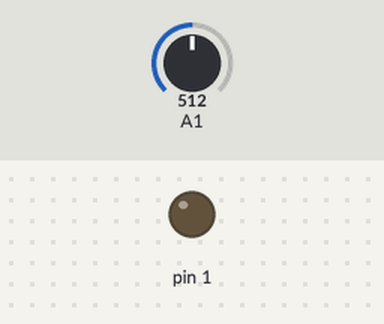
Recording of a sketch running on a simulated Arduino Uno, built with avr-gcc and run on an emulated ATmega328P. On the bench: output pins drawn as LEDs (lit = HIGH). The inputs (shaded band) are chosen by the test bench; at power-on: A1 = 512. Random numbers use the default seed unless the sketch sets one.

Above: at 0.24 s.
At 39.7 s:
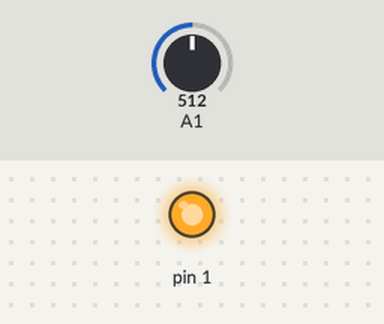
Timing chart, 0 to 40.0 s (numbered marks = the images above):
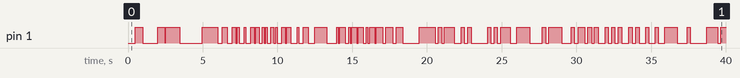

The sketch:

ATtinsal3_gameled2.ino
```cpp
float t=2.0;
float g=9.81;
float s=0.0;
long t2;
long n;
float e0=-13.6;
float e;
long A,B,r,n2;

long rand1;
long rand2;
long sum,product,divi,sub;
long V,I,R;
long C,H,O,Molwt;

long a,b;
float circ;
long rad;
float pi=3.141;

float spd=10.2;
float th=1.5;
float iq;
char c;
long select;

long rupee;
float Dol;
float Pound;
float Yuan;
long xd;
long ad;
void setup() {
  // put your setup code here, to run once:
pinMode(1, OUTPUT);
}

void loop() {
  // put your main code here, to run repeatedly:
  randomSeed(analogRead(A1));
int sel;
int bd=int(random(20));

  int cd=int(random(10));
  for(int j=0;j<cd;j++){
  ad= random(10000);
  xd=random(ad/1.5);

  for(int i1=0;i1<bd;i1++){
  sel=int(random(2));
    if(sel==0) {
  digitalWrite(1, HIGH); }
  else if(sel==1){ digitalWrite(1,LOW);  }

  for(long i2=0;i2<(xd)/100;i2++){


  //Maths
    rand1=random(500);
  rand2=random(500);
  product=rand1*rand2;
  sum=rand1+rand2;
  divi=rand1/rand2;
  sub=rand1-rand2;

  //play
    a=random(10);
  b=random(10);
  while( a!=b)
    b=random(10);

       a=random(10);
  b=random(10);
  while( a!=b)
    b=random(10);


  //Physics

  t2=random(500);
  s=0.5*g*t2*t2;
  n=random(100);
  e=e0/n/n;
  //play
    a=random(10);
  b=random(10);
  while( a!=b)
    b=random(10);

        a=random(10);
  b=random(10);
  while( a!=b)
    b=random(10);
  }

  if(select==3){
  //Economics
  B=random(1000);
  r=random(20);
  n2=random(10);
  A=A0*pow((1+r/100.0),n2);

      a=random(10);
  b=random(10);
  while( a!=b)
    b=random(10);

        a=random(10);
  b=random(10);
  while( a!=b)
    b=random(10);


  }
                      // wait for a second
   sel=int(random(2));
    if(sel==0) {
  digitalWrite(1, HIGH); }
  else if(sel==1){ digitalWrite(1,LOW);  }   // turn the LED off by making the voltage LOW
    for(long i3=0;i3<(ad-xd)/100;i3++){


  //Electrical
  I=random(100);
  R=random(10000);
  V=I*I*R;

      a=random(10);
  b=random(10);
  while( a!=b)
    b=random(10);

  a=random(10);
  b=random(10);
  while( a!=b)
    b=random(10);


  //Biochemical
  C=random(20);
  H=random(100);
  O=random(20);
  Molwt=12*C+H+16*O;

  //delay(60000);
  //Guessing game
  a=random(10);
  b=random(10);
  while( a!=b)
    b=random(10);
    a=random(10);
  b=random(10);
  while( a!=b)
    b=random(10);


  rad=random(1000);
  circ=2*pi*rad;

  iq=spd*pow(th,12);

  //char music[28]="CCDCFECCDCGFCCC'AGFBA#A#AFGF";
  //char Joke[43]="How do you call a skeleton? On the telebone";
  // wait for a second
  int a[5]={2,31,4,5,6};
 int temp;
 for(int j=3;j==0;j--){
  for(int i=0;i==j;i++){
    if(a[i]>a[i+1]){
      temp=a[i];
      a[i]=a[i+1];
      a[i+1]=temp;
    }
  }
 }
 rupee=random(1000);
 Dol=rupee*0.013617;
 Pound=rupee*0.010032;
 Yuan=rupee*0.088975;


 }


  }

  while( a!=bd){
   a=random(10);
 for(int i1=0;i1<bd;i1++){
  sel=int(random(2));
    if(sel==0) {
  digitalWrite(1, HIGH); }
  else if(sel==1){ digitalWrite(1,LOW);  }

  for(long i2=0;i2<(xd)/100;i2++){


  //Maths
    rand1=random(500);
  rand2=random(500);
  product=rand1*rand2;
  sum=rand1+rand2;
  divi=rand1/rand2;
  sub=rand1-rand2;

  //play
    a=random(10);
  b=random(10);
  while( a!=b)
    b=random(10);

       a=random(10);
  b=random(10);
  while( a!=b)
    b=random(10);


  //Physics

  t2=random(500);
  s=0.5*g*t2*t2;
  n=random(100);
  e=e0/n/n;
  //play
    a=random(10);
  b=random(10);
  while( a!=b)
    b=random(10);

        a=random(10);
  b=random(10);
  while( a!=b)
    b=random(10);
  }

  if(select==3){
  //Economics
  B=random(1000);
  r=random(20);
  n2=random(10);
  A=A0*pow((1+r/100.0),n2);

      a=random(10);
  b=random(10);
  while( a!=b)
    b=random(10);

        a=random(10);
  b=random(10);
  while( a!=b)
    b=random(10);


  }
                      // wait for a second
   sel=int(random(2));
    if(sel==0) {
  digitalWrite(1, HIGH); }
  else if(sel==1){ digitalWrite(1,LOW);  }   // turn the LED off by making the voltage LOW
    for(long i3=0;i3<(ad-xd)/100;i3++){


  //Electrical
  I=random(100);
  R=random(10000);
  V=I*I*R;

      a=random(10);
  b=random(10);
  while( a!=b)
    b=random(10);

  a=random(10);
  b=random(10);
  while( a!=b)
    b=random(10);


  //Biochemical
  C=random(20);
  H=random(100);
  O=random(20);
  Molwt=12*C+H+16*O;

  //delay(60000);
  //Guessing game
  a=random(10);
  b=random(10);
  while( a!=b)
    b=random(10);
    a=random(10);
  b=random(10);
  while( a!=b)
    b=random(10);


  rad=random(1000);
  circ=2*pi*rad;

  iq=spd*pow(th,12);

  //char music[28]="CCDCFECCDCGFCCC'AGFBA#A#AFGF";
  //char Joke[43]="How do you call a skeleton? On the telebone";
  // wait for a second
  int a[5]={2,31,4,5,6};
 int temp;
 for(int j=3;j==0;j--){
  for(int i=0;i==j;i++){
    if(a[i]>a[i+1]){
      temp=a[i];
      a[i]=a[i+1];
      a[i+1]=temp;
    }
  }
 }
 rupee=random(1000);
 Dol=rupee*0.013617;
 Pound=rupee*0.010032;
 Yuan=rupee*0.088975;


 }}


  }


  }}
```
